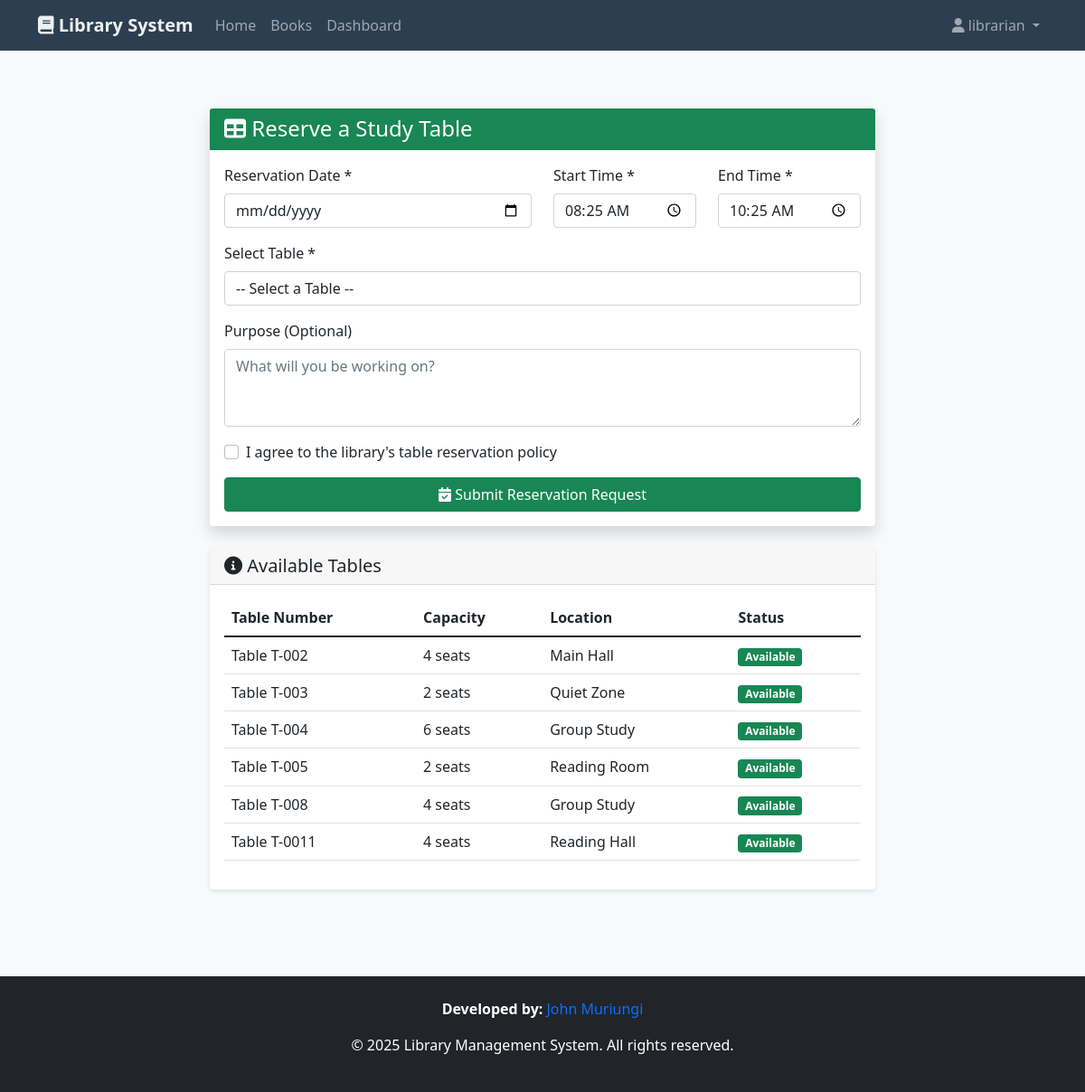
Screenshot of /reserve/ (signed in) with the database file from the repository.
### library/models.py (models this page shows, shortened)
class Table(models.Model):
    TABLE_STATUS = [
        ('Available', 'Available'),
        ('Occupied', 'Occupied'),
        ('Reserved', 'Reserved'),
        ('Maintenance', 'Maintenance'),
    ]
    table_number = models.CharField(max_length=10, unique=True)
    capacity = models.IntegerField(default=4)
    location = models.CharField(max_length=100)
    status = models.CharField(
        max_length=20, choices=TABLE_STATUS, default='Available')
    description = models.TextField(blank=True)
    created_at = models.DateTimeField(
        auto_now_add=True)  # Make sure this exists
    updated_at = models.DateTimeField(
        auto_now=True)      # Make sure this exists

### library/views.py (the view, shortened to what this page needs)
# urls.py: path('reserve/', views.reserve_table, name='reserve_table'),
@login_required
def reserve_table(request):
    tables = Table.objects.filter(status='Available')
    context = {'tables': tables}
    return render(request, 'reserve_table.html', context)

### library/templates/reserve_table.html (shortened to what this page needs)
{% extends 'base.html' %}
{% block content %}
<div class="container py-5">
    <div class="row justify-content-center">
        <div class="col-md-8">
            <div class="card shadow">
                <div class="card-header bg-success text-white">
                    <h4 class="mb-0"><i class="fas fa-table"></i> Reserve a Study Table</h4>
                </div>
                <div class="card-body">
                    <form method="POST">
                        <div class="row mb-3">
                            <div class="col-md-6">
                                <label for="reservation_date" class="form-label">Reservation Date *</label>
                                <input type="date" name="reservation_date" class="form-control"
                                       id="reservation_date" required min="{{ today|date:'Y-m-d' }}">
                            </div>
                            <div class="col-md-3">
                                <label for="start_time" class="form-label">Start Time *</label>
                                <input type="time" name="start_time" class="form-control" id="start_time" required>
                            </div>
                            <div class="col-md-3">
                                <label for="end_time" class="form-label">End Time *</label>
                                <input type="time" name="end_time" class="form-control" id="end_time" required>
                            </div>
                        </div>
                        <div class="mb-3">
                            <label for="table" class="form-label">Select Table *</label>
                            <select name="table" class="form-control" id="table" required>
                                <option value="">-- Select a Table --</option>
                            </select>
                        </div>
                        <div class="mb-3">
                            <label for="purpose" class="form-label">Purpose (Optional)</label>
                            <textarea name="purpose" class="form-control" id="purpose" rows="3"
                                      placeholder="What will you be working on?"></textarea>
                        </div>
                        <div class="mb-3 form-check">
                            <input type="checkbox" class="form-check-input" id="terms" required>
                            <label class="form-check-label" for="terms">
                                I agree to the library's table reservation policy
                            </label>
                        </div>
                        <div class="d-grid">
                            <button type="submit" class="btn btn-success" {% if not tables %}disabled{% endif %}>
                                <i class="fas fa-calendar-check"></i> Submit Reservation Request
                            </button>
                        </div>
                    </form>
                </div>
            </div>
            <div class="card mt-4">
                <div class="card-header">
                    <h5 class="mb-0"><i class="fas fa-info-circle"></i> Available Tables</h5>
                </div>
                <div class="card-body">
                    {% if tables %}
                    <div class="table-responsive">
                        <table class="table table-hover">
                            <thead>
                                <tr>
                                    <th>Table Number</th>
                                    <th>Capacity</th>
                                    <th>Location</th>
                                    <th>Status</th>
                                </tr>
                            </thead>
                            <tbody>
                                {% for table in tables %}
                                <tr>
                                    <td>Table {{ table.table_number }}</td>
                                    <td>{{ table.capacity }} seats</td>
                                    <td>{{ table.location }}</td>
                                    <td>
                                        <span class="badge bg-success">Available</span>
                                    </td>
                                </tr>
                                {% endfor %}
                            </tbody>
                        </table>
                    </div>
                    {% else %}
                    <div class="text-center py-3">
                        <i class="fas fa-table fa-3x text-muted mb-3"></i>
                        <p class="text-muted">No tables are currently available for reservation.</p>
                    </div>
                    {% endif %}
                </div>
            </div>
        </div>
    </div>
</div>
{% endblock %}

### library/templates/base.html (shortened to what this page needs)
<!DOCTYPE html>
<html lang="en">
<head>
    <link href="https://cdn.jsdelivr.net/npm/bootstrap@5.1.3/dist/css/bootstrap.min.css" rel="stylesheet">
    <link rel="stylesheet" href="https://cdnjs.cloudflare.com/ajax/libs/font-awesome/6.0.0/css/all.min.css">
</head>
<body>
    <nav class="navbar navbar-expand-lg navbar-dark">
        <div class="container">
            <a class="navbar-brand" href="{% url 'home' %}">
                <i class="fas fa-book"></i> Library System
            </a>
            <div class="collapse navbar-collapse" id="navbarNav">
                <ul class="navbar-nav me-auto">
                    <li class="nav-item">
                        <a class="nav-link" href="{% url 'home' %}">Home</a>
                    </li>
                    <li class="nav-item">
                        <a class="nav-link" href="{% url 'book_list' %}">Books</a>
                    </li>
                    {% if user.is_authenticated %}
                        <li class="nav-item">
                            <a class="nav-link" href="{% url 'dashboard' %}">Dashboard</a>
                        </li>
                    {% endif %}
                </ul>
                <ul class="navbar-nav">
                    {% if user.is_authenticated %}
                        <li class="nav-item dropdown">
                            <a class="nav-link dropdown-toggle" href="#" id="navbarDropdown" role="button" data-bs-toggle="dropdown">
                                <i class="fas fa-user"></i> {{ user.username }}
                            </a>
                        </li>
                    {% endif %}
                </ul>
            </div>
        </div>
    </nav>
    <main>
        {% block content %}{% endblock %}
    </main>
    <footer class="bg-dark text-white py-4 mt-5">
        <div class="credits">
            <div class="container text-center">
                <p>
                    <Strong>Developed  by: </Strong>
                    <a href="https://john-muriungi.github.io/My-portifolio/" target="_blank" style="text-decoration: none">John Muriungi</a>
                </p>
            </div>
        </div>
        <div class="container text-center">
            <p>&copy; 2025 Library Management System. All rights reserved.</p>
        </div>
    </footer>
</body>
</html>

### library/templates/base.html (style rules this page uses)
body { background-color: #f8f9fa; }
.navbar { background-color: #2c3e50 !important; }
.navbar-brand { color: #ecf0f1 !important; font-weight: bold; }
.card { transition: transform 0.2s; border: none; box-shadow: 0 2px 4px rgba(0,0,0,0.1); }

### rows the page displays
Table: table_number "T-002", capacity "4", location "Main Hall"
Table: table_number "T-003", capacity "2", location "Quiet Zone"
Table: table_number "T-004", capacity "6", location "Group Study"
Table: table_number "T-005", capacity "2", location "Reading Room"
Table: table_number "T-008", capacity "4", location "Group Study"
Table: table_number "T-0011", capacity "4", location "Reading Hall"

### other values shown
{{ user.username }} "librarian"
